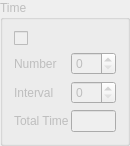
           <widget class="QGroupBox" name="groupBox_9">
            <property name="enabled">
             <bool>false</bool>
            </property>
            <property name="sizePolicy">
             <sizepolicy hsizetype="Minimum" vsizetype="Preferred">
              <horstretch>0</horstretch>
              <verstretch>0</verstretch>
             </sizepolicy>
            </property>
            <property name="minimumSize">
             <size>
              <width>130</width>
              <height>0</height>
             </size>
            </property>
            <property name="maximumSize">
             <size>
              <width>130</width>
              <height>16777215</height>
             </size>
            </property>
            <property name="title">
             <string>Time</string>
            </property>
            <layout class="QGridLayout" name="gridLayout_12">
             <property name="horizontalSpacing">
              <number>2</number>
             </property>
             <item row="4" column="1">
              <widget class="QSpinBox" name="spinBox_2">
               <property name="maximumSize">
                <size>
                 <width>50</width>
                 <height>16777215</height>
                </size>
               </property>
              </widget>
             </item>
             <item row="6" column="1">
              <widget class="QLineEdit" name="lineEdit">
               <property name="maximumSize">
                <size>
                 <width>50</width>
                 <height>16777215</height>
                </size>
               </property>
              </widget>
             </item>
             <item row="2" column="1">
              <widget class="QSpinBox" name="spinBox">
               <property name="maximumSize">
                <size>
                 <width>50</width>
                 <height>16777215</height>
                </size>
               </property>
              </widget>
             </item>
             <item row="2" column="0">
              <widget class="QLabel" name="label_13">
               <property name="text">
                <string>Number</string>
               </property>
              </widget>
             </item>
             <item row="4" column="0">
              <widget class="QLabel" name="label_14">
               <property name="text">
                <string>Interval</string>
               </property>
              </widget>
             </item>
             <item row="6" column="0">
              <widget class="QLabel" name="label_15">
               <property name="text">
                <string>Total Time</string>
               </property>
              </widget>
             </item>
             <item row="0" column="0">
              <widget class="QCheckBox" name="checkBox_2">
               <property name="text">
                <string/>
               </property>
              </widget>
             </item>
            </layout>
           </widget>
